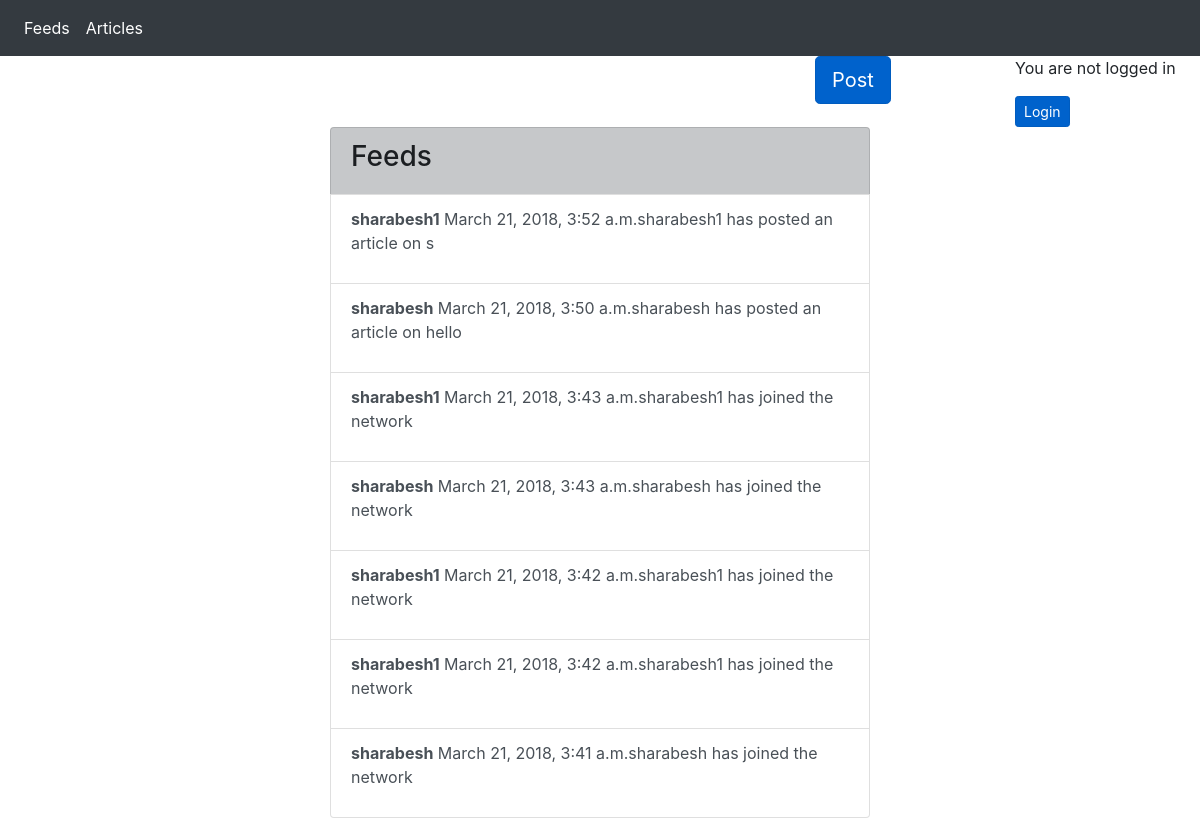
The page / on the database its author committed.
### feed/models.py (models this page shows, shortened)
class Feed(models.Model):
	user = models.CharField(max_length=50)
	time = models.DateTimeField()
	method = models.CharField(max_length = 50,null = True, blank = True)
	content = models.TextField()

### feed/views.py (the view)
# urls.py: url(r'^$',views.index,name = 'index'),
def index(request):
	return render(request,'feed/feed.html',{'title':'Feeds','userData': Feed.objects.all().order_by('-time')})

### feed/templates/feed/feed.html (shortened to what this page needs)
{% extends "feed/basic.html" %}
{% block content %}
	<div class="list-group">
        <a href="/" id="list" class="list-group-item list-group-item-action list-group-item-dark"><h3>Feeds</h3></a>
            {% for u in userData %}
                <a href="{% if u.method == 'login' %}/{% else %}/article{% endif %}" class="list-group-item list-group-item-action"><p><b>{{u.user}}</b> {{u.time}}{{u.content}}</p></a>
            {% endfor %}
    </div>
{% endblock %}

### feed/templates/feed/basic.html (shortened to what this page needs)
<!DOCTYPE html>
<html lang="en">
<head>
  {% load staticfiles %}
  <link rel="stylesheet" type="text/css" href="{% static 'feed/css/bootstrap.min.css' %}">
</head>
<body>
      <nav class="navbar navbar-expand-sm bg-dark navbar-dark">
        <ul class="navbar-nav">
          <li class="nav-item active">
            <a class="nav-link" href="/">Feeds</a>
          </li>
          <li class="nav-item active">
            <a class="nav-link" href="/article">Articles</a>
        </ul>
      </nav>
      <div class="container-fluid">
        {% block content1 %}
          <div class="row justify-content-end">
            <div class="col-2">
                <a href="/compose" class="btn btn-primary btn-lg active" role="button" aria-pressed="true">Post</a>
            </div>
            <div class="col-2">
              {% if user.is_authenticated %}
                <p>Logged in as {{user.username}}</p>
                <a href="/logout" class="btn btn-primary btn-sm active">Logout</a>
              {% else %}
                <p>You are not logged in</p>
                <a href="/login" class="btn btn-primary btn-sm active">Login</a>
              {% endif %}
            </div>
          </div>
        {% endblock %}
      </div>
      <div class="container">
        <div class="row justify-content-center">
          <div class="col-6">
              {% block content %}
              {% endblock %}
          </div>
        </div>
      </div>
</body>
</html>

### rows shown on the page
Feed: user "sharabesh1", time "March 21, 2018, 3:52 a.m.", content "sharabesh1 has posted an article on s"
Feed: user "sharabesh", time "March 21, 2018, 3:50 a.m.", content "sharabesh has posted an article on hello"
Feed: user "sharabesh1", time "March 21, 2018, 3:43 a.m.", content "sharabesh1 has joined the network"
Feed: user "sharabesh", time "March 21, 2018, 3:43 a.m.", content "sharabesh has joined the network"
Feed: user "sharabesh1", time "March 21, 2018, 3:42 a.m.", content "sharabesh1 has joined the network"
Feed: user "sharabesh1", time "March 21, 2018, 3:42 a.m.", content "sharabesh1 has joined the network"
Feed: user "sharabesh", time "March 21, 2018, 3:41 a.m.", content "sharabesh has joined the network"
